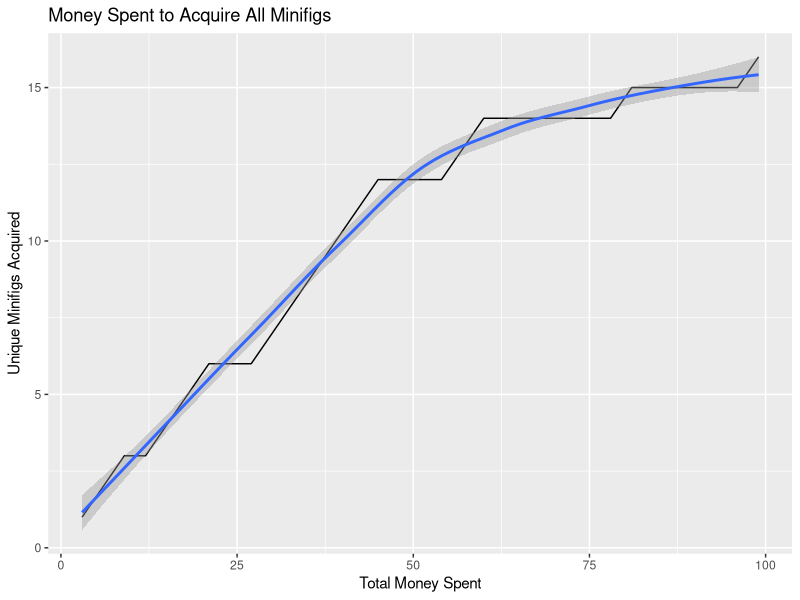

Here is the R script that generated this plot:
legoSim <- function(n) {
  figs <- c()
  while(length(unique(figs)) < n) {
    figs <- c(figs, ceiling(runif(1, 0, n)))
  }
  return(length(figs))
}
# Run 1k trials to approximate purchases needed like so:
#mean(replicate(1000, legoSim(16)))

legoRemaining <- function(n, seen) {
  figs <- 1:seen
  while(length(unique(figs)) < n) {
    figs <- c(figs, ceiling(runif(1, 0, n)))
  }
  return(length(figs))
}
# Run 1k trials to approximate how many purchases left to complete the collection like so:
#mean(replicate(1000, legoRemaining(16, 15)))

nextUniqueLego <- function(n, seen) {
  figs <- 1:seen
  while(length(unique(figs)) < seen+1) {
    figs <- c(figs, ceiling(runif(1, 0, n)))
  }
  return(length(figs)-seen)
}
# Run 1k trials to approximate how many purchases it will take to get the next unique figure:
#mean(replicate(1000, nextUniqueLego(16, 8)))

# Assuming a store price of $3 and an ebay price of $7, how many figs should I get before going to ebay?
# trials <- c()
# for(i in 1:15) {
#   trials <- c(trials, mean(replicate(1000, nextUniqueLego(16, i))))
# }
#length(which(trials < 7/3))

# Now let's do a full-blown example complete with plot, trend line, everything!
library(ggplot2)

setSize <- 16
itemPrice <- 3

minifigs <- c()
frm.figs <- data.frame(total=numeric(0), unique=numeric(0), spent=numeric(0))
while(length(unique(minifigs)) < setSize) {
  minifigs <- c(minifigs, ceiling(runif(1, 0, setSize)))
  figs.len <- length(minifigs)
  frm.figs <- rbind(frm.figs, data.frame(total=figs.len, unique=length(unique(minifigs)), spent=itemPrice*figs.len))
}

print(qplot(spent, unique, data=frm.figs, geom=c("line", "smooth"), xlab="Total Money Spent", ylab="Unique Minifigs Acquired", main="Money Spent to Acquire All Minifigs"))
print(frm.figs)